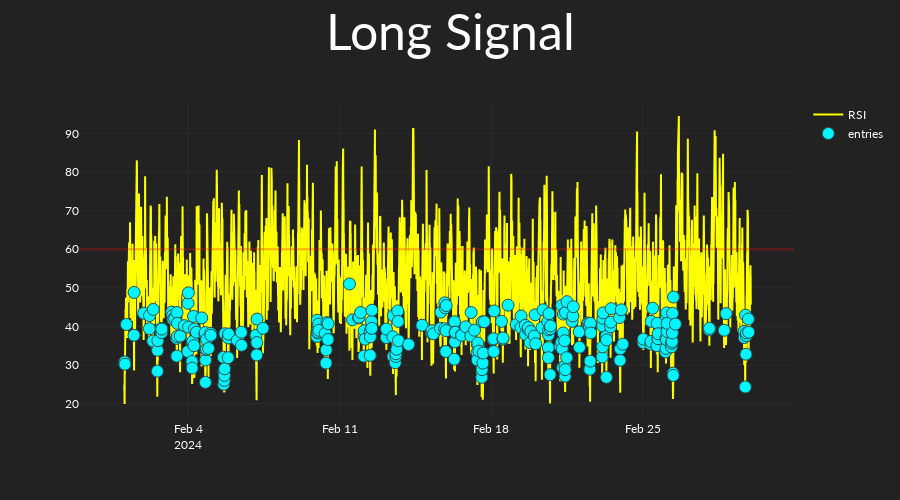
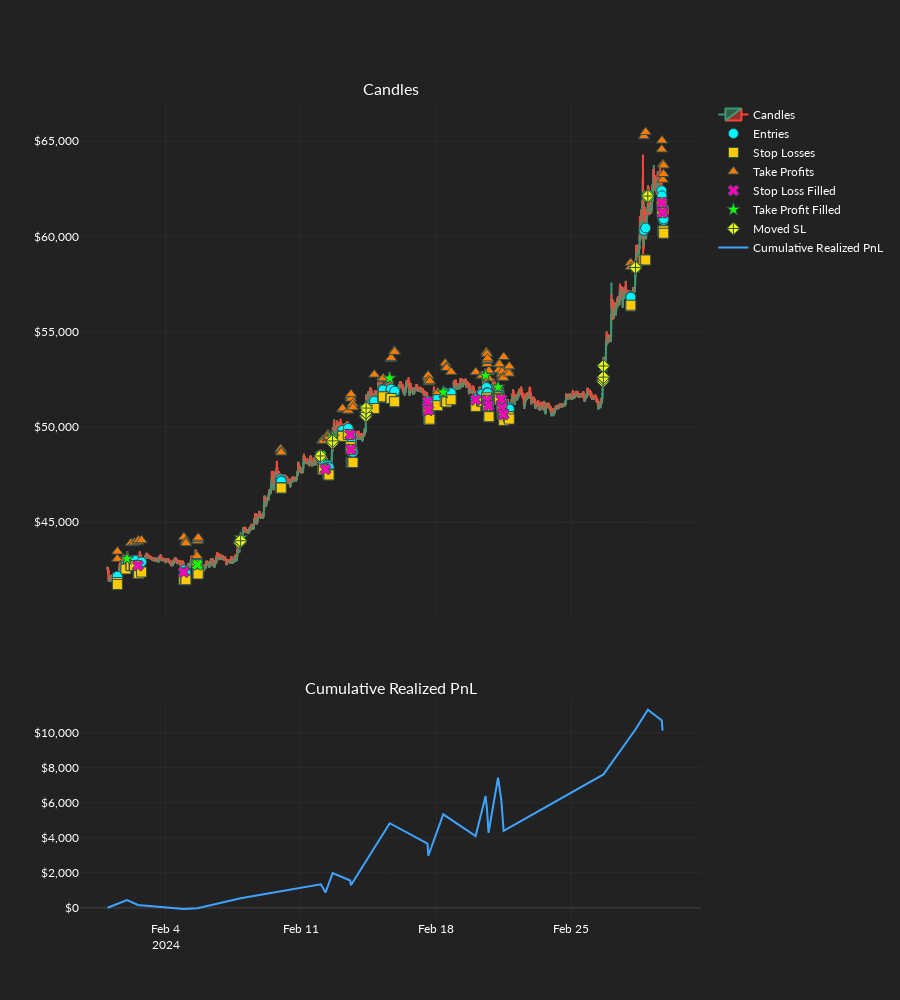

Notebook code cell kept with these figures, in order:
### Code cell
backtest_results = or_backtest(
    candles=candles,
    exchange_settings_tuple=exchange_settings_tuple,
    static_os_tuple=static_os_tuple,
    strategy=long_strat,
    set_idx=12949,
    disable_logger=False,
    plot_results=True,
)
